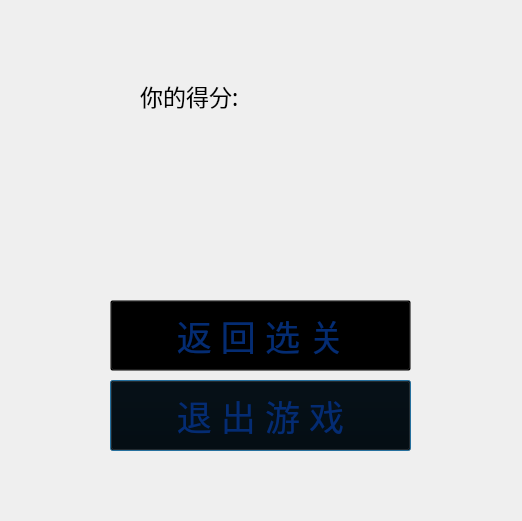
<?xml version="1.0" encoding="UTF-8"?>
<ui version="4.0">
 <class>failed</class>
 <widget class="QDialog" name="failed">
  <property name="geometry">
   <rect>
    <x>0</x>
    <y>0</y>
    <width>522</width>
    <height>521</height>
   </rect>
  </property>
  <property name="windowTitle">
   <string>GameOver!</string>
  </property>
  <property name="styleSheet">
   <string notr="true"/>
  </property>
  <widget class="QLabel" name="label">
   <property name="geometry">
    <rect>
     <x>0</x>
     <y>0</y>
     <width>521</width>
     <height>521</height>
    </rect>
   </property>
   <property name="styleSheet">
    <string notr="true">border-image: url(:/pic/failbgr);</string>
   </property>
   <property name="text">
    <string/>
   </property>
  </widget>
  <widget class="QLabel" name="Score">
   <property name="geometry">
    <rect>
     <x>140</x>
     <y>50</y>
     <width>241</width>
     <height>91</height>
    </rect>
   </property>
   <property name="font">
    <font>
     <family>微软雅黑</family>
     <pointsize>17</pointsize>
    </font>
   </property>
   <property name="text">
    <string>你的得分: </string>
   </property>
  </widget>
  <widget class="QPushButton" name="Exit">
   <property name="geometry">
    <rect>
     <x>110</x>
     <y>380</y>
     <width>301</width>
     <height>71</height>
    </rect>
   </property>
   <property name="palette">
    <palette>
     <active>
      <colorrole role="WindowText">
       <brush brushstyle="SolidPattern">
        <color alpha="255">
         <red>4</red>
         <green>44</green>
         <blue>115</blue>
        </color>
       </brush>
      </colorrole>
      <colorrole role="Button">
       <brush brushstyle="SolidPattern">
        <color alpha="0">
         <red>0</red>
         <green>0</green>
         <blue>0</blue>
        </color>
       </brush>
      </colorrole>
      <colorrole role="Text">
       <brush brushstyle="SolidPattern">
        <color alpha="255">
         <red>4</red>
         <green>44</green>
         <blue>115</blue>
        </color>
       </brush>
      </colorrole>
      <colorrole role="ButtonText">
       <brush brushstyle="SolidPattern">
        <color alpha="255">
         <red>4</red>
         <green>44</green>
         <blue>115</blue>
        </color>
       </brush>
      </colorrole>
      <colorrole role="Base">
       <brush brushstyle="SolidPattern">
        <color alpha="0">
         <red>0</red>
         <green>0</green>
         <blue>0</blue>
        </color>
       </brush>
      </colorrole>
      <colorrole role="Window">
       <brush brushstyle="SolidPattern">
        <color alpha="0">
         <red>0</red>
         <green>0</green>
         <blue>0</blue>
        </color>
       </brush>
      </colorrole>
      <colorrole role="PlaceholderText">
       <brush brushstyle="NoBrush">
        <color alpha="128">
         <red>4</red>
         <green>44</green>
         <blue>115</blue>
        </color>
       </brush>
      </colorrole>
     </active>
     <inactive>
      <colorrole role="WindowText">
       <brush brushstyle="SolidPattern">
        <color alpha="255">
         <red>4</red>
         <green>44</green>
         <blue>115</blue>
        </color>
       </brush>
      </colorrole>
      <colorrole role="Button">
       <brush brushstyle="SolidPattern">
        <color alpha="0">
         <red>0</red>
         <green>0</green>
         <blue>0</blue>
        </color>
       </brush>
      </colorrole>
      <colorrole role="Text">
       <brush brushstyle="SolidPattern">
        <color alpha="255">
         <red>4</red>
         <green>44</green>
         <blue>115</blue>
        </color>
       </brush>
      </colorrole>
      <colorrole role="ButtonText">
       <brush brushstyle="SolidPattern">
        <color alpha="255">
         <red>4</red>
         <green>44</green>
         <blue>115</blue>
        </color>
       </brush>
      </colorrole>
      <colorrole role="Base">
       <brush brushstyle="SolidPattern">
        <color alpha="0">
         <red>0</red>
         <green>0</green>
         <blue>0</blue>
        </color>
       </brush>
      </colorrole>
      <colorrole role="Window">
       <brush brushstyle="SolidPattern">
        <color alpha="0">
         <red>0</red>
         <green>0</green>
         <blue>0</blue>
        </color>
       </brush>
      </colorrole>
      <colorrole role="PlaceholderText">
       <brush brushstyle="NoBrush">
        <color alpha="128">
         <red>4</red>
         <green>44</green>
         <blue>115</blue>
        </color>
       </brush>
      </colorrole>
     </inactive>
     <disabled>
      <colorrole role="WindowText">
       <brush brushstyle="SolidPattern">
        <color alpha="255">
         <red>4</red>
         <green>44</green>
         <blue>115</blue>
        </color>
       </brush>
      </colorrole>
      <colorrole role="Button">
       <brush brushstyle="SolidPattern">
        <color alpha="0">
         <red>0</red>
         <green>0</green>
         <blue>0</blue>
        </color>
       </brush>
      </colorrole>
      <colorrole role="Text">
       <brush brushstyle="SolidPattern">
        <color alpha="255">
         <red>4</red>
         <green>44</green>
         <blue>115</blue>
        </color>
       </brush>
      </colorrole>
      <colorrole role="ButtonText">
       <brush brushstyle="SolidPattern">
        <color alpha="255">
         <red>4</red>
         <green>44</green>
         <blue>115</blue>
        </color>
       </brush>
      </colorrole>
      <colorrole role="Base">
       <brush brushstyle="SolidPattern">
        <color alpha="0">
         <red>0</red>
         <green>0</green>
         <blue>0</blue>
        </color>
       </brush>
      </colorrole>
      <colorrole role="Window">
       <brush brushstyle="SolidPattern">
        <color alpha="0">
         <red>0</red>
         <green>0</green>
         <blue>0</blue>
        </color>
       </brush>
      </colorrole>
      <colorrole role="PlaceholderText">
       <brush brushstyle="NoBrush">
        <color alpha="128">
         <red>4</red>
         <green>44</green>
         <blue>115</blue>
        </color>
       </brush>
      </colorrole>
     </disabled>
    </palette>
   </property>
   <property name="font">
    <font>
     <family>楷体_GB2312</family>
     <pointsize>26</pointsize>
    </font>
   </property>
   <property name="styleSheet">
    <string notr="true">border-image: url(:/pic/btn);
background: transparent;
color: rgb(4, 44, 115);</string>
   </property>
   <property name="text">
    <string>退 出 游 戏</string>
   </property>
  </widget>
  <widget class="QPushButton" name="Back">
   <property name="geometry">
    <rect>
     <x>110</x>
     <y>300</y>
     <width>301</width>
     <height>71</height>
    </rect>
   </property>
   <property name="palette">
    <palette>
     <active>
      <colorrole role="WindowText">
       <brush brushstyle="SolidPattern">
        <color alpha="255">
         <red>4</red>
         <green>44</green>
         <blue>115</blue>
        </color>
       </brush>
      </colorrole>
      <colorrole role="Button">
       <brush brushstyle="SolidPattern">
        <color alpha="0">
         <red>0</red>
         <green>0</green>
         <blue>0</blue>
        </color>
       </brush>
      </colorrole>
      <colorrole role="Text">
       <brush brushstyle="SolidPattern">
        <color alpha="255">
         <red>4</red>
         <green>44</green>
         <blue>115</blue>
        </color>
       </brush>
      </colorrole>
      <colorrole role="ButtonText">
       <brush brushstyle="SolidPattern">
        <color alpha="255">
         <red>4</red>
         <green>44</green>
         <blue>115</blue>
        </color>
       </brush>
      </colorrole>
      <colorrole role="Base">
       <brush brushstyle="SolidPattern">
        <color alpha="0">
         <red>0</red>
         <green>0</green>
         <blue>0</blue>
        </color>
       </brush>
      </colorrole>
      <colorrole role="Window">
       <brush brushstyle="SolidPattern">
        <color alpha="0">
         <red>0</red>
         <green>0</green>
         <blue>0</blue>
        </color>
       </brush>
      </colorrole>
      <colorrole role="PlaceholderText">
       <brush brushstyle="NoBrush">
        <color alpha="128">
         <red>4</red>
         <green>44</green>
         <blue>115</blue>
        </color>
       </brush>
      </colorrole>
     </active>
     <inactive>
      <colorrole role="WindowText">
       <brush brushstyle="SolidPattern">
        <color alpha="255">
         <red>4</red>
         <green>44</green>
         <blue>115</blue>
        </color>
       </brush>
      </colorrole>
      <colorrole role="Button">
       <brush brushstyle="SolidPattern">
        <color alpha="0">
         <red>0</red>
         <green>0</green>
         <blue>0</blue>
        </color>
       </brush>
      </colorrole>
      <colorrole role="Text">
       <brush brushstyle="SolidPattern">
        <color alpha="255">
         <red>4</red>
         <green>44</green>
         <blue>115</blue>
        </color>
       </brush>
      </colorrole>
      <colorrole role="ButtonText">
       <brush brushstyle="SolidPattern">
        <color alpha="255">
         <red>4</red>
         <green>44</green>
         <blue>115</blue>
        </color>
       </brush>
      </colorrole>
      <colorrole role="Base">
       <brush brushstyle="SolidPattern">
        <color alpha="0">
         <red>0</red>
         <green>0</green>
         <blue>0</blue>
        </color>
       </brush>
      </colorrole>
      <colorrole role="Window">
       <brush brushstyle="SolidPattern">
        <color alpha="0">
         <red>0</red>
         <green>0</green>
         <blue>0</blue>
        </color>
       </brush>
      </colorrole>
      <colorrole role="PlaceholderText">
       <brush brushstyle="NoBrush">
        <color alpha="128">
         <red>4</red>
         <green>44</green>
         <blue>115</blue>
        </color>
       </brush>
      </colorrole>
     </inactive>
     <disabled>
      <colorrole role="WindowText">
       <brush brushstyle="SolidPattern">
        <color alpha="255">
         <red>4</red>
         <green>44</green>
         <blue>115</blue>
        </color>
       </brush>
      </colorrole>
      <colorrole role="Button">
       <brush brushstyle="SolidPattern">
        <color alpha="0">
         <red>0</red>
         <green>0</green>
         <blue>0</blue>
        </color>
       </brush>
      </colorrole>
      <colorrole role="Text">
       <brush brushstyle="SolidPattern">
        <color alpha="255">
         <red>4</red>
         <green>44</green>
         <blue>115</blue>
        </color>
       </brush>
      </colorrole>
      <colorrole role="ButtonText">
       <brush brushstyle="SolidPattern">
        <color alpha="255">
         <red>4</red>
         <green>44</green>
         <blue>115</blue>
        </color>
       </brush>
      </colorrole>
      <colorrole role="Base">
       <brush brushstyle="SolidPattern">
        <color alpha="0">
         <red>0</red>
         <green>0</green>
         <blue>0</blue>
        </color>
       </brush>
      </colorrole>
      <colorrole role="Window">
       <brush brushstyle="SolidPattern">
        <color alpha="0">
         <red>0</red>
         <green>0</green>
         <blue>0</blue>
        </color>
       </brush>
      </colorrole>
      <colorrole role="PlaceholderText">
       <brush brushstyle="NoBrush">
        <color alpha="128">
         <red>4</red>
         <green>44</green>
         <blue>115</blue>
        </color>
       </brush>
      </colorrole>
     </disabled>
    </palette>
   </property>
   <property name="font">
    <font>
     <family>楷体_GB2312</family>
     <pointsize>26</pointsize>
    </font>
   </property>
   <property name="styleSheet">
    <string notr="true">border-image: url(:/pic/btn);
background: transparent;
color: rgb(4, 44, 115);</string>
   </property>
   <property name="text">
    <string>返 回 选 关</string>
   </property>
  </widget>
 </widget>
 <resources/>
 <connections/>
</ui>
